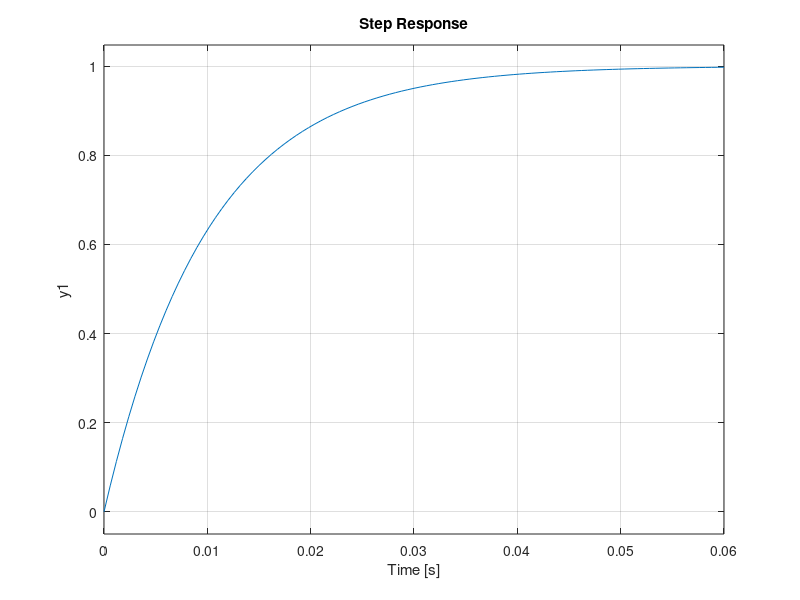
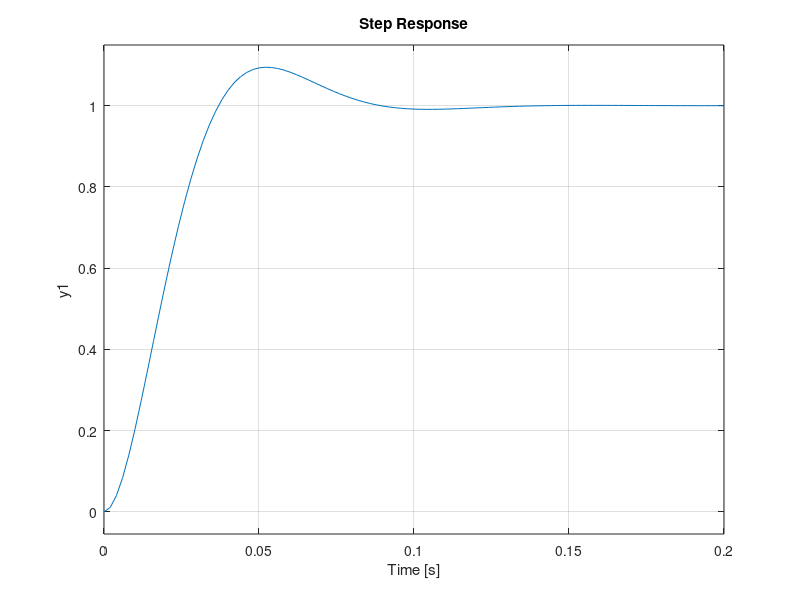
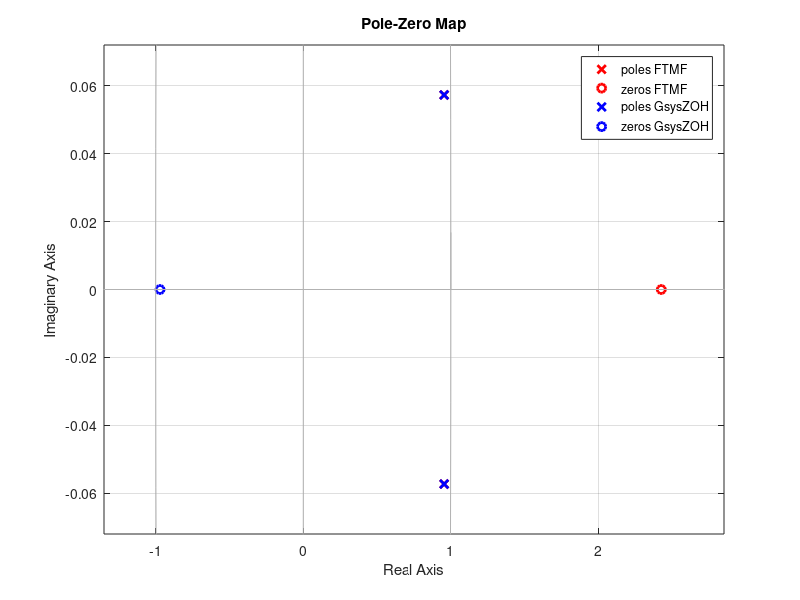
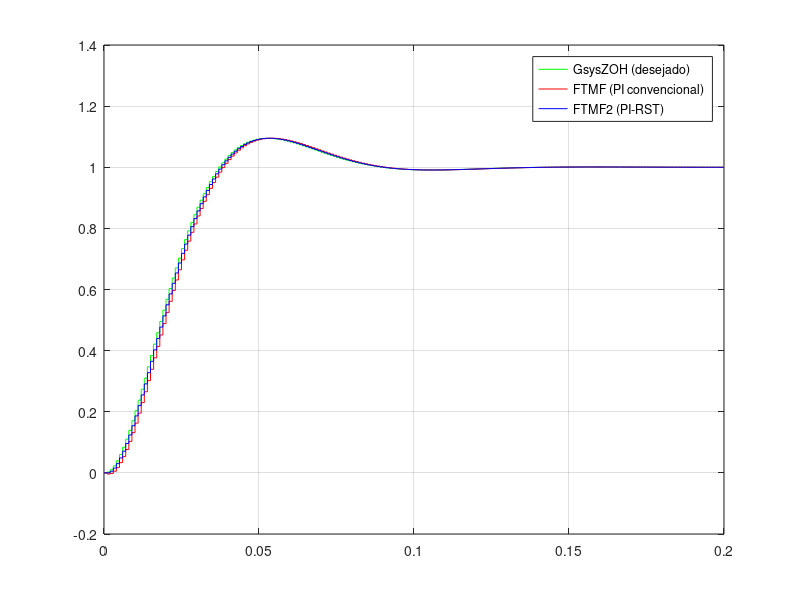

Recreate these plots in MATLAB, in order.
% Exemplo de projeto de malha fechada com PI discreto

clc; clear all; close all;
%K = 0.5; a = 1;
%Ts = 0.1;

K = 1;
Ts = 1e-3;
R = 1e3; C = 10e-6;
a = R*C;

%Gs = tf([K],[1 a]);
Gs = tf(K, [a 1])
GzZOH = c2d(Gs, Ts, 'zoh');
set(GzZOH, 'Variable', 'z^-1')
GzZOH
% GzZOH instável
%b1 = 0.04;
%numZ = [0 b1];
%a1 = -1.3;
%denZ = [1 a1]
%GzZOH = tf(numZ,denZ, Ts);
%set(GzZOH, 'Variable', 'z^-1')
%GzZOH
%pzmap(GzZOH)
% step(GzZOH)

% GzBILIN = c2d(Gs, Ts, 'tustin')

step(Gs)
figure;
step(Gs, GzZOH)
%Extrai o parâmetros da planta
numGz=get(GzZOH,'num'); numGz=numGz{1};
denGz=get(GzZOH,'den'); denGz=denGz{1};
%Estabelecido os parâmetros dinâmicos desejados
% de segunda ordem.
nKsi = 0.6;
w0 = 2*pi*11.93;
k0 = w0*w0;
sys = tf([0 0 k0],[1 2*nKsi*w0 w0*w0]);
step(sys);
GsysZOH = c2d(sys, Ts, 'zoh');
set(GsysZOH, 'Variable', 'z^-1')
['Planta GsysZOH']
GsysZOH

numGsys=get(GsysZOH,'num'); numGsys=numGsys{1};
denGsys=get(GsysZOH,'den'); denGsys=denGsys{1};

% Calculo dos Coeficientes do PI
p1 = denGsys(2); p2 = denGsys(3);
b1 = numGz(2); a1 = denGz(2);
r1 = (p2+a1)/b1; r0 = (p1-a1+1)/b1;
K = -r1; Ti = -Ts*r1/(r1+r0);

numPI = [r0 r1];
denPI = [1 -1];
Gpi_disc = tf(numPI, denPI, Ts);
set(Gpi_disc, 'Variable', 'z^-1')
['FTMF PI convencional']
FTMF = feedback(GzZOH*Gpi_disc, 1)
figure;

%pzmap(GsysZOH,'r',FTMF,'b');
pzmap(FTMF,'r',GsysZOH,'b');

numFTMF=get(FTMF,'num'); numFTMF=numFTMF{1};
denFTMF=get(FTMF,'den'); denFTMF=denFTMF{1};

['Zeros FTMF: ' num2str(roots(numFTMF)) ]
['Zeros Gsys: ' num2str(roots(numGsys)) ]

['Polos FTMF: ' ] 
[ num2str(roots(denFTMF)) ]
['Polos Gsys: ' ] 
[ num2str(roots(denGsys)) ]


% Novo PI, R ~ T
Gpi_disc_S = tf([0 1], denPI, Ts);
Gpi_disc_R = tf(numPI,1,Ts);
% Gpi_disc_T = 1;
% Com a compensação de T:
Gpi_disc_T = r0 + r1;
% Gpi_disc_T = 1;
['FTMF PI - RST, R ~ T']
FTMF2 = Gpi_disc_T*feedback(GzZOH*Gpi_disc_S, Gpi_disc_R)
figure;
step(FTMF2);

%step(GsysZOH,FTMF);
[x,t]=step(GsysZOH);
stairs(t,x, 'g');
hold on
[x,t]=step(FTMF);
stairs(t,x, 'r');
[x,t]=step(FTMF2);
stairs(t,x, 'b');
legend({'GsysZOH (desejado)','FTMF (PI convencional)', 'FTMF2 (PI-RST)'})
% stairs(t, ones(t),'-');
grid on;
hold off
%figure;
%pzmap(FTMF2);

% Hol = GzZOH * Gpi_disc_S * Gpi_disc_R
% FTMF = feedback (Hol, 1) % É equivalente a Gpi_disc_R*feedback(GzZOH*Gpi_disc_S, Gpi_disc_R)
% B/(AS+BR) = feedback(GzZOH*Gpi_disc_S, Gpi_disc_R) 
% 1/GzZOH = A/B
% 1/Gpi_disc_S = S
% Syr = BT/(AS+BR) = Gpi_disc_T*feedback(GzZOH*Gpi_disc_S, Gpi_disc_R) 
% Syp = AS/(AS+BR) = (1/GzZOH)*(1/Gpi_disc_S)*feedback(GzZOH*Gpi_disc_S, Gpi_disc_R) 
% Sup = -AR/(AS+BR) = -(1/GzZOH)*(Gpi_disc_R)*feedback(GzZOH*Gpi_disc_S, Gpi_disc_R) 
% Syb = -BR/(AS+BR) = -(Gpi_disc_R)*feedback(GzZOH*Gpi_disc_S, Gpi_disc_R) 
% Syv = BS/(AS+BR) = (1/Gpi_disc_S)*feedback(GzZOH*Gpi_disc_S, Gpi_disc_R) 
Syv = (1/Gpi_disc_S)*feedback(GzZOH*Gpi_disc_S, Gpi_disc_R);
Syp = (1/GzZOH)*(1/Gpi_disc_S)*feedback(GzZOH*Gpi_disc_S, Gpi_disc_R) ;
Sup = -(1/GzZOH)*(Gpi_disc_R)*feedback(GzZOH*Gpi_disc_S, Gpi_disc_R) ;
Syb = -(Gpi_disc_R)*feedback(GzZOH*Gpi_disc_S, Gpi_disc_R) ;

figure;
bode(Syb), legend('Syb');
figure;
step(Syb);
figure;
bode(Syv, Syp, Sup, Syb); legend('Syv', 'Syp', 'Sup', 'Syb')
grid on;
%step(Syp);
figure;

FTMA1 = GzZOH * Gpi_disc_S * Gpi_disc_R * 1;
FTMA2 = GzZOH * Gpi_disc_S * Gpi_disc_R * 3;
nyquist(FTMA1, FTMA2);
axis_mod = 3;
axis([-axis_mod axis_mod -axis_mod axis_mod]);      % AXIS([XMIN XMAX YMIN YMAX])
grid;
%figure;
%bode(GzZOH * Gpi_disc_S * Gpi_disc_R);
%figure;
%bode(GzZOH)
